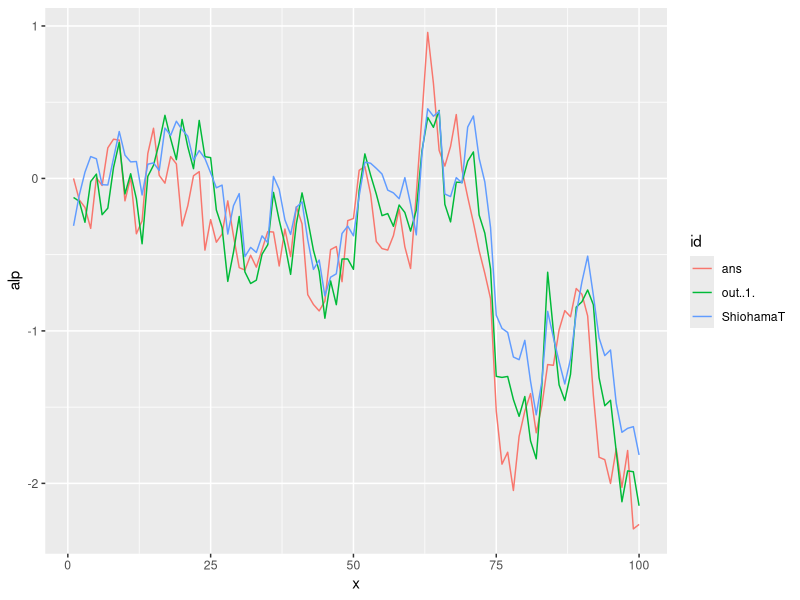
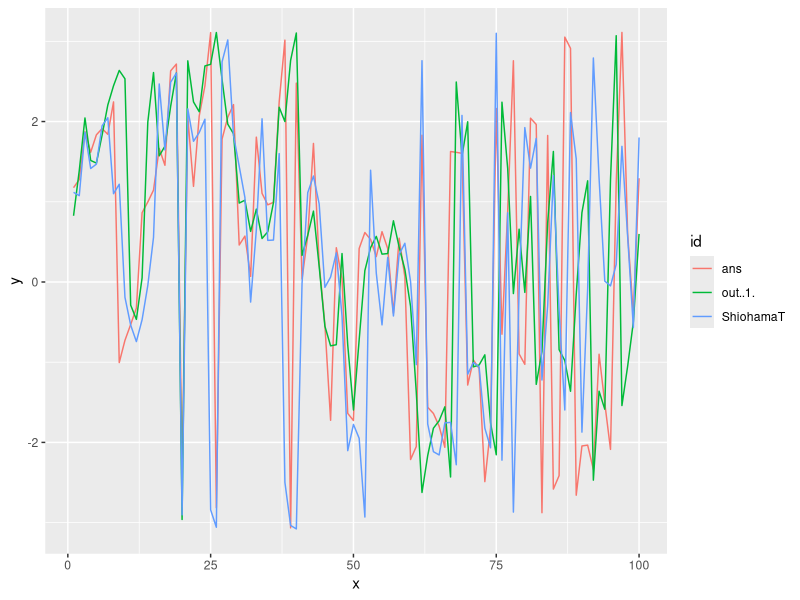
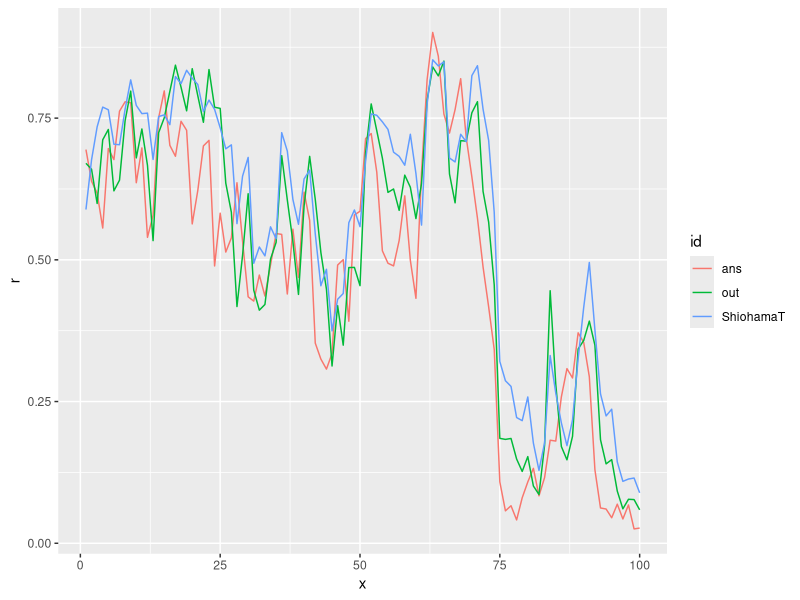
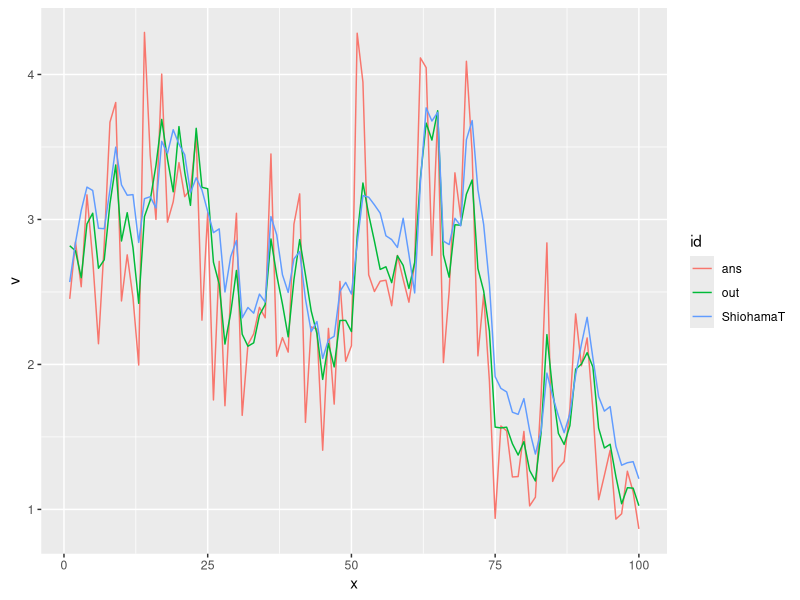

These figures' R source, in order:
## ---- chunk 1
knitr::opts_chunk$set
library(ggplot2)
library(tidyverse)
setwd("/home/naoya/Desktop/Wind_PF")
answer <- read.csv("sample.csv")

out1 <- read.csv("filterdata/out1.csv",header = F)
out2 <- read.csv("filterdata/out2.csv",header = F)
wt <- read.csv("filterdata/weight.csv",header = F)

out1R <- read.csv("R_data/out1.csv")[,-1]
out2R <- read.csv("R_data/out2.csv")[,-1]
wtR <- read.csv("R_data/wt.csv")[,-1]

## ---- chunk 2
circular.mean <- function(m.sin, m.cos){
  if(m.sin >0 &  m.cos> 0) return(atan(m.sin/m.cos))
  else if(m.sin < 0 &  m.cos >  0) return(atan(m.sin/m.cos))
  else if(m.sin < 0 &  m.cos <  0) return(atan(m.sin/m.cos)-pi)
  else if(  m.sin >0 & m.cos <  0) return(atan(m.sin/m.cos)+pi)
}

Rno1 <- rowSums(out1R*wtR)
out <- rowSums(out1*wt)


plot_d <- data.frame(x=1:100,ans=answer$alp,ShiohamaT=Rno1[-1] ,out[-1] )

ggplot(plot_d %>% gather(id,alp,-x)) + geom_path(aes(x=x,y=alp,color=id)) 


Rno2 <- apply(data.frame(rowSums(sin(out2R)*wtR),rowSums(cos(out2R)*wtR)),1,function(x) circular.mean(x[1],x[2]))
out <- apply(data.frame(rowSums(sin(out2)*wtR),rowSums(cos(out2)*wtR)),1,function(x) circular.mean(x[1],x[2]))


plot_d <- data.frame(x=1:100,ans=answer$y,
                     ShiohamaT=Rno2[-1],out[-1] )

ggplot(plot_d %>% gather(id,y,-x)) + geom_path(aes(x=x,y=y,color=id)) 



ShiohamaT <- sapply(2:101, function(x){(0.95*tanh( sum(out1R[x,]*wtR[x,])+0.5)+1)/2 })
out <- sapply(2:101, function(x){(0.95*tanh( sum(out1[x,]*wt[x,])+0.5)+1)/2 })

plot_d <- data.frame(x=1:100,ans=answer$r,
                     ShiohamaT,out )
ggplot(plot_d %>% gather(id,r,-x)) + geom_path(aes(x=x,y=r,color=id)) 


ShiohamaT<-sapply(2:101, function(x){
  3*exp(sum(out1R[x,]*wtR[x,])/2)} )

out<-sapply(2:101, function(x){
  3*exp(sum(out1[x,]*wt[x,])/2)} )

plot_d <- data.frame(x=1:100,ans=answer$v,
                     ShiohamaT,out )
ggplot(plot_d %>% gather(id,v,-x)) + geom_path(aes(x=x,y=v,color=id)) 

